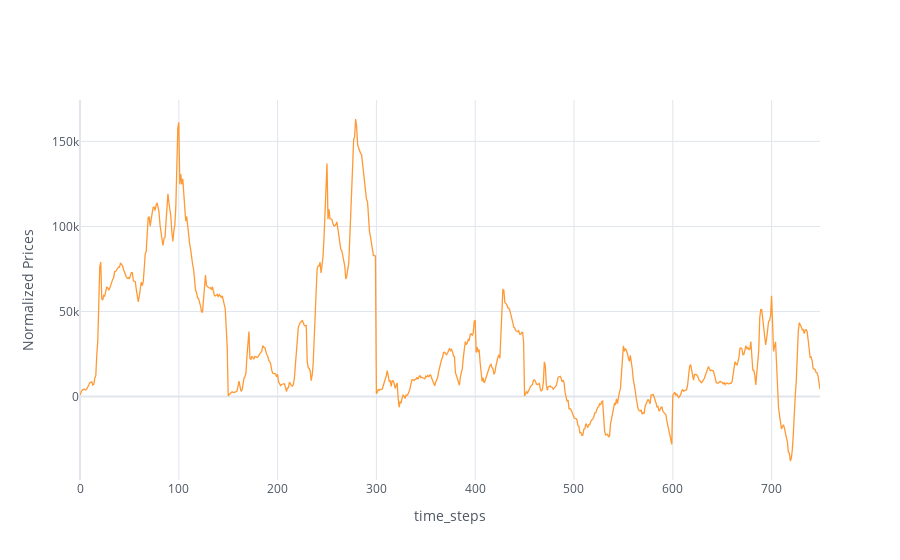

Write notebook code for a chart like this one.
### Code cell
cf.go_offline()
cf.set_config_file(world_readable=True, theme="white")

buffer = SimulatedStockBuffer.objects.select_related("stock").order_by("captured_at").all()

price_variations = {"reward_c": reward_c}

# # print(price_variations)
# for stck_name in price_variations:
#     price_snaps = price_variations[stck_name]
#     price_array = np.array(price_snaps)
#     max_price = max(price_array)
#     normalized_snaps = price_array/max_price
#     price_variations[stck_name] = normalized_snaps

    

stock_names = ["reward_c"]


# print(price_variations)
df_regret_comparisons = pd.DataFrame(price_variations)
df_regret_comparisons.iplot(
    xTitle='time_steps',
    yTitle='Normalized Prices'
)

### Figure 1 — Plotly figure (JSON) as saved in the notebook; plotly's stock layout.template omitted (floating-point values rounded to 4 significant figures; data arrays with more than 128 entries replaced by an {"elided": "..."} marker saying what was removed)
{"data": [{"line": {"color": "rgba(255, 153, 51, 1.0)", "dash": "solid", "shape": "linear", "width": 1.3}, "mode": "lines", "name": "reward_c", "text": "", "type": "scatter", "x": {"elided": "750 int values"}, "y": {"elided": "750 float values"}}], "layout": {"legend": {"bgcolor": "#FFFFFF", "font": {"color": "#4D5663"}}, "paper_bgcolor": "#FFFFFF", "plot_bgcolor": "#FFFFFF", "title": {"font": {"color": "#4D5663"}}, "xaxis": {"gridcolor": "#E1E5ED", "showgrid": true, "tickfont": {"color": "#4D5663"}, "title": {"font": {"color": "#4D5663"}, "text": "time_steps"}, "zerolinecolor": "#E1E5ED"}, "yaxis": {"gridcolor": "#E1E5ED", "showgrid": true, "tickfont": {"color": "#4D5663"}, "title": {"font": {"color": "#4D5663"}, "text": "Normalized Prices"}, "zerolinecolor": "#E1E5ED"}}}
